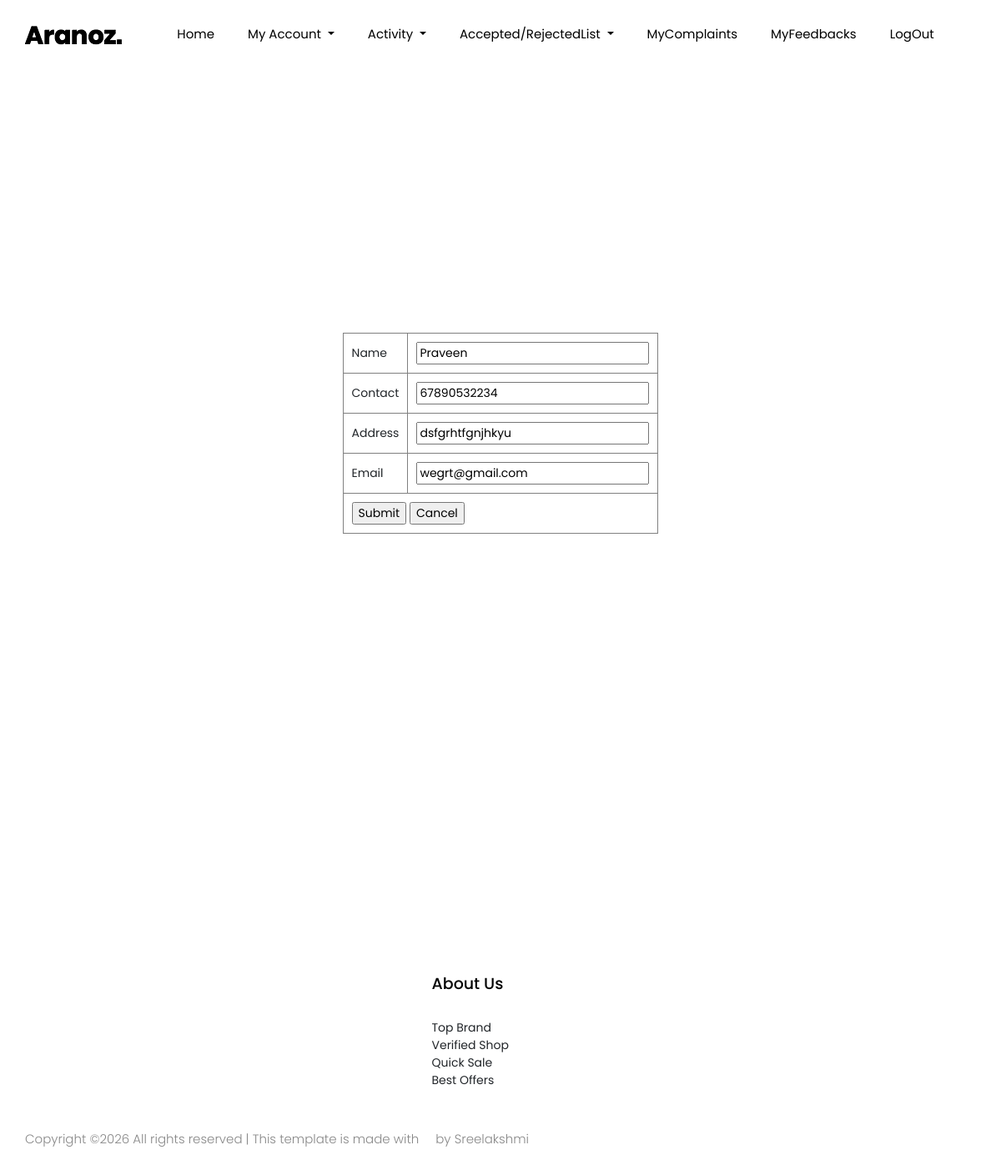
Screenshot of /shop/shopediprofile/ (signed in) with the database file from the repository.
### Guests/models.py (models this page shows, shortened)
class Shop(models.Model):
    name=models.CharField(max_length=50)
    email=models.CharField(max_length=50)
    contact=models.CharField(max_length=50)
    address=models.CharField(max_length=50)
    place=models.ForeignKey("Admin.Place",on_delete=models.CASCADE)
    photo=models.FileField(upload_to='shopphoto/')
    proof=models.FileField(upload_to='shopproof/')
    password=models.CharField(max_length=10)
    shop_vsts=models.IntegerField(default=0)

### Shops/views.py (the view)
# urls.py: path('shopediprofile/',views.shopediprofile, name="shopediprofile"),
def shopediprofile(request):
    shop=Shop.objects.get(id=request.session["sid"])
    if request.method=="POST":
        shop.name=request.POST.get('txt_name')
        shop.contact=request.POST.get('txt_contact')
        shop.address=request.POST.get('txt_address')
        shop.email=request.POST.get('txt_email')
        shop.save()
        return redirect('webshop:shopediprofile')
    else:
        return render(request,"Shops/ShopEditProfile.html", {'data':shop})

### Shops/Templates/Shops/ShopEditProfile.html (shortened to what this page needs)
{% extends 'Shops/Head.html'%}
{% load static %}
{% block content %}
<!DOCTYPE html>
<html lang="en">
<head>
</head>
<body>
    <form method="post">
        <table  border="1" cellpadding="10" align="center">
          <tr>
            <td>Name</td>
            <td><input type="text" name="txt_name" id="txtname" value="{{data.name}}"></td>
          </tr>
          <tr>
            <td>Contact</td>
            <td><input type="text" name="txt_contact" id="txtcontact" value="{{data.contact}}"></td>
          </tr>
          <tr>
            <td>Address</td>
            <td><input type="text" name="txt_address" id="txtaddress" value="{{data.address}}"></td>
          </tr>
          <tr>
            <td>Email</td>
            <td><input type="text" name="txt_email" id="txtemail" value="{{data.email}}"></td>
          </tr>
          <tr>
            <td colspan="2"><input type="submit" name="btn_submit" id="btnsubmit" value="Submit">
            <input type="submit" name="btn_cancel" id="btncancel" value="Cancel"></td>
          </tr>
        </table>
    </form>
    </body>
    </html>
    {% endblock content %}

### rows the page displays
Shop: txt_name "Praveen", txt_contact "67890532234", txt_address "dsfgrhtfgnjhkyu", txt_email "wegrt@gmail.com"
